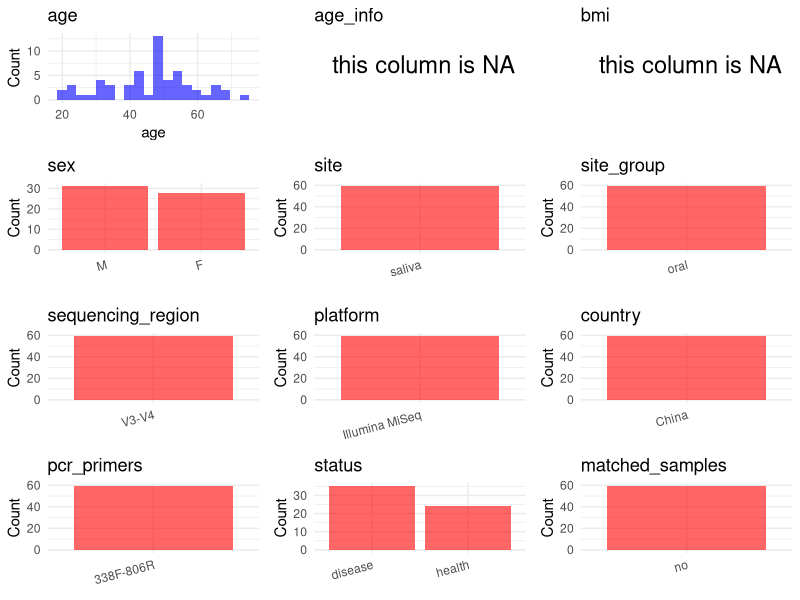

R code for this plot: (Note: this script raises an error after producing the figure.)
## ---- chunk 1
# Load libraries
library(dplyr)
library(ggplot2)
library(cowplot)

# (1) Setting working directory
# EDIT HERE: change project_id for each study
project_id <- "PRJNA750937"

base_dir <- "/beegfs/huangxiaochang/global_oral/global-oral-microbiome/data/projects/"
setwd(file.path(base_dir, project_id))

# (2) Loading raw SRA metadata file
sra_file <- "SraRunTable.csv"
initial_meta <- read.csv("SraRunTable.csv", header = TRUE)

# (3) OPTIONAL: If extra metadata (e.g., Table.x or supplemental materials) are available from the article, you may need to merge the file with initial_meta manually. Below is example code for merging. Depending on the specific case of each study, you can customize the code as needed.
# supp_table <- read.csv("supplemental_table.csv", header = TRUE)
# initial_meta <- left_join(initial_meta, supp_table, by = merge_col_name)
## ---- chunk 2
# (1) Read the article in the following order: abstract, the beginning of the results section, and the methods. Understand the sample size, experimental design, and disease group overview. Clarify the sampling sites; for oral and gut samples, specify the exact sites like supragingival plaque, tongue, etc.

# (2) IMPORTANT: MUST go through each column of initial_meta
# head(initial_meta, 10)

# IMPORTANT: Check the unique values in the column of interest or query column.
# lapply(initial_meta[c('body_habitat', 'body_product', 'body_site')], table) # site
# table(initial_meta$host_subject_id) # subject id
# table(initial_meta$platform..exp.) # output is Illumina
# table(initial_meta$target_subfragment..exp.)
## ---- chunk 3
# (1) EDIT HERE: Parameter setup
# NOTE: This project has no lab control samples (blanks/positives) or non-human samples. Leave keywords empty to skip filtering.
control_column <- NA   # column name in initial_meta
# unique(initial_meta[[control_column]])  # uncomment to explore
control_keywords <- c()     # Enter exact keywords

species_column <- NA          # column name in initial_meta
# unique(initial_meta[[species_column]])  # uncomment to explore
non_human_keywords <- c()            # Enter exact keywords


# (2) Remove controls and non-human samples. DO NOT need to modify code in this part, just run it.
n_samples <- nrow(initial_meta)
# Control evaluation
if (length(control_keywords) > 0) {
  if (is.null(control_column) || control_column == "") {
    stop("Error: control_keywords provided but control_column is missing.")
  }

  if (!(control_column %in% colnames(initial_meta))) {
    stop(sprintf("Error: Column '%s' not found in initial_meta.", control_column))
  }

  control_pattern <- paste(control_keywords, collapse = "|")
  control_text <- initial_meta[[control_column]]
  is_control <- grepl(control_pattern, control_text)

} else {
  is_control <- rep(FALSE, n_samples)
}

# Non-human evaluation
if (length(non_human_keywords) > 0) {
  if (is.null(species_column) || species_column == "") {
    stop("Error: non_human_keywords provided but species_column is missing.")
  }

  if (!(species_column %in% colnames(initial_meta))) {
    stop(sprintf("Error: Column '%s' not found in initial_meta.", control_column))
  }

  non_human_pattern <- paste(non_human_keywords, collapse = "|")
  species_text <- initial_meta[[species_column]]
  is_non_human <- grepl(non_human_pattern, species_text)
} else {
  is_non_human <- rep(FALSE, n_samples)
}

# Execute removal
samples_to_remove <- is_control | is_non_human
initial_meta <- initial_meta[!samples_to_remove, ]

cat("Initial samples counts:",n_samples,"\n")
cat("Removed control samples:", sum(is_control), "\n")
cat("Removed non-human samples:", sum(is_non_human), "\n")
cat("Total samples removed ", sum(samples_to_remove), "\n")
cat("Remaining samples after Step 2:", nrow(initial_meta), "\n")
## ---- chunk 4
# Extract columns from initial_meta as follows:
# (1) No modification needed → extract directly.
# (2) Modification needed → create a column start with 'raw_' and mark the target column as "pending".
# (3) Need to find or determine based on the article.

metadata <- data.frame(
  bioproject = initial_meta$BioProject,
  sample_id = initial_meta$Run,
  subject_id = initial_meta$Sample.Name,
  age = initial_meta$AGE,
  age_info = NA,
  bmi = NA,
  raw_sex = initial_meta$sex,
  sex = "pending",
  sequencing_region = "V3-V4",
  platform = initial_meta$Instrument,
  country = "China",
  raw_site = initial_meta$tissue,
  site = "pending",
  site_group = "pending",
  public_time = initial_meta$ReleaseDate,
  raw_status = initial_meta$health_state,
  pcr_primers = NA,
  title = NA,
  disease_study = NA,
  status = "pending",
  matched_samples = "pending",
  is_time_series = "no",
  stringsAsFactors = FALSE
)

metadata$public_time <- as.Date(metadata$public_time)
## ---- chunk 5
# (1) Handle the columns with the `raw_` prefix.
# IMPORTANT: Add comments if the modification is not straightforward!!
# Convert raw_sex to standard F/M encoding
# SRA raw_sex values: male/female
metadata <- metadata %>%
  mutate(sex = case_when(
    tolower(raw_sex) %in% c("female", "f") ~ "F",
    tolower(raw_sex) %in% c("male", "m") ~ "M",
    TRUE ~ NA_character_
  ))

# Clean age column by removing ' years' suffix and converting to numeric
metadata$age <- as.numeric(gsub(" years", "", metadata$age)) # AGE column in SRA contained 'X years' format

# Disease status from SRA health_state column
metadata$status <- metadata$raw_status

# Add publication information
metadata$pcr_primers <- "338F-806R"
metadata$title <- "Association Between Oral Microbiota and Human Brain Glioma Grade A Case-Control Study"
metadata$disease_study <- "yes" # NOTE: original had 'no' but this is a case-control study

# Keep only saliva samples
keep_subjects <- metadata$sample_id[metadata$raw_site == "saliva"]
metadata <- metadata[metadata$sample_id %in% keep_subjects, ]

# Set site to saliva for all remaining samples (filtered above)
metadata$site <- "saliva"

## ---- chunk 6
# (2) Filling the 'site_group' and 'matched_samples' columns
# editing site_group
unique(metadata$site)
# EDIT HERE: add oral sites
Oral_site = c("saliva", "mouth", "tongue coating", "supragingival plaque", "subgingival plaque", "oral swab", "denture", "tooth", "abscess pus", "adjacent periodontal pocket", "patient healthy crevice", "healthy control crevice", "gingival crevicular fluid", "subgingival plaque")
# EDIT HERE: add gut sites
Gut_site = c("feces", "stool")
# just run
metadata <- metadata %>%
  mutate(site_group = case_when(
    site %in% Oral_site ~ "oral",
    site %in% Gut_site ~ "gut",
    TRUE ~ "other"
  ))

# editing matched_samples, just run.
metadata$matched_samples <- ifelse(
  ave(metadata$subject_id, metadata$subject_id, FUN = length) > 1,
  "yes",
  "no"
)
## ---- chunk 7
# (3) check if there is pending value in metadata. If there is pending value, go on modify the metadata.
# Function to check if a column contains "pending"
has_pending <- function(col) {
  if (is.character(col) || is.factor(col)) {
    any(col == "pending", na.rm = TRUE)
  } else {
    FALSE
  }
}

# Check for any pending value
any_pending_value <- any(sapply(metadata, has_pending))

if (!any_pending_value) {
  message("Good! No cell contains the value 'pending'.")
} else {
  pending_cols <- names(metadata)[sapply(metadata, has_pending)]
  message("Columns containing 'pending': ", paste(pending_cols, collapse = ", "))
  message("Please continue to resolve these pending columns!")
}
## ---- chunk 8
# Select columns for visualization, just run
plot_data <- metadata %>%
  select(-bioproject, -sample_id, -subject_id, -title)

create_simple_plots <- function(data) {
  plots <- list()
  continuous_vars <- c("age", "bmi")

  for (col in colnames(data)) {
    if (all(is.na(data[[col]]))) {
      p <- ggplot() +
        annotate("text", x = 0.5, y = 0.5, label = "this column is NA", size = 6) +
        labs(title = col) +
        theme_void()
    } else if (col %in% continuous_vars && is.numeric(data[[col]])) {
      p <- ggplot(data, aes(x = .data[[col]])) +
        geom_histogram(fill = "blue", alpha = 0.6, bins = 20, na.rm = TRUE) +
        labs(title = col, x = col, y = "Count") +
        theme_minimal()
    } else {
      count_data <- as.data.frame(table(data[[col]], useNA = "ifany"))
      p <- ggplot(count_data, aes(x = reorder(Var1, -Freq), y = Freq)) +
        geom_col(fill = "red", alpha = 0.6) +
        labs(title = col, x = NULL, y = "Count") +
        theme_minimal() +
        theme(axis.text.x = element_text(angle = 15, hjust = 1))
    }
    plots[[col]] <- p
  }

  return(plots)
}

# Generate and arrange plots
plots <- create_simple_plots(plot_data)
p <- plot_grid(plots$age,
               plots$age_info,
               plots$bmi,
               plots$sex,
               plots$site,
               plots$site_group,
               plots$sequencing_region,
               plots$platform,
               plots$country,
               plots$pcr_primers,
               plots$status,
               plots$matched_samples,
               ncol = 3, align = "hv", axis = "lb")
ggsave("Metadata_Summary.png", plot = p, width = 8, height = 6, dpi = 150)
## ---- chunk 9
# Insert Metadata_Summary.png into the current Rmd output
knitr::include_graphics("Metadata_Summary.png")
## ---- chunk 10
# Reorder the data frame
fixed_cols <- c("bioproject", "sample_id", "subject_id", "age", "age_info",
                "bmi", "sex", "platform", "sequencing_region", "pcr_primers",
                "country", "site", "site_group", "disease_study", "status",
                "title", "public_time", "matched_samples", "is_time_series")
metadata <- metadata %>%
  select(all_of(fixed_cols), everything())

# save metadata
# head(metadata)
write.csv(metadata, file = "metadata_v2.csv", quote = TRUE, row.names = FALSE)
